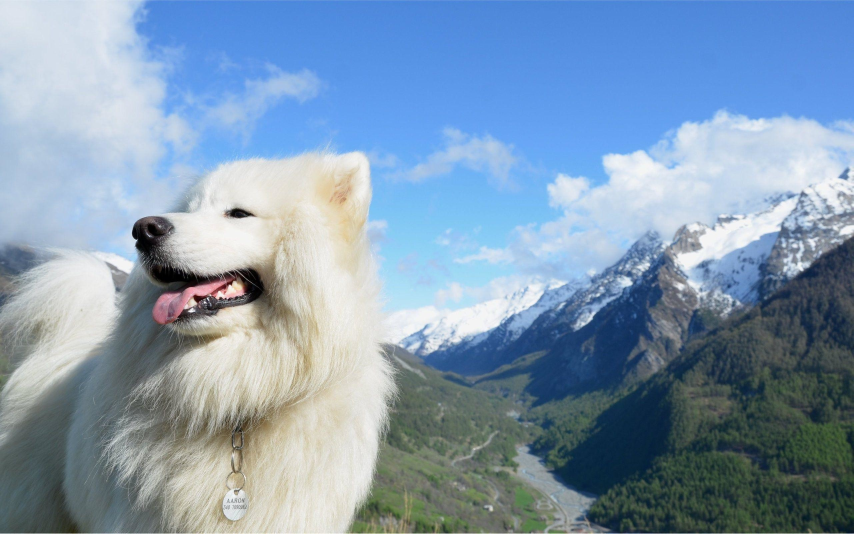
#> input picture RushMeParsers/actualdog.jpg, 2560 x 1600 px (shown at 1/3 size)
$ python resizing.py actualdog.jpg   (older library calls are emulated)
#> lines starting #> are read from the running program, lines starting #| are printed output that depends on the picture
import os
import sys
from PIL import Image

semiSize = [1920, 1080]
smallSize = [640,480]

infile = sys.argv[1]

outfileSmall = os.path.splitext(infile)[0] + 'small.jpg'
outfileSemi = os.path.splitext(infile)[0] + 'semi.jpg'

try:
    im = Image.open(infile)
#> im is the input picture: PIL image 2560x1600 RGB; mean R, G, B 129.8, 153.8, 177
    width, height = im.size
#> width = 2560; height = 1600
    ratio = int(width/480)
#> ratio = 5
    width = 480
    height = int(height/ratio)
#> height = 320
    im = im.resize([int(height), int(width)],Image.ANTIALIAS)
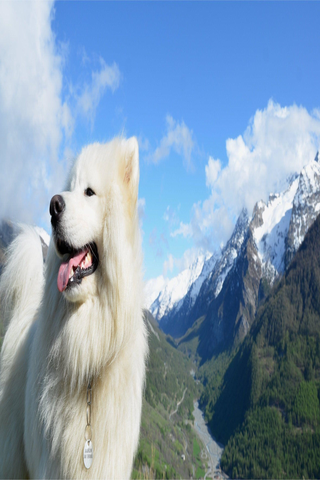
#> im: PIL image 320x480 RGB; mean R, G, B 129.8, 153.8, 177
    im.save(outfileSmall, "JPEG")
except IOError:
    print ('cannot create thumbnail for ', infile)

try:
    im = Image.open(infile)
    width, height = im.size
#> height = 1600
    ratio = int(width/1080)
#> ratio = 2
    width = 1080
    height = int(height/ratio)
#> height = 800
    im = im.resize([int(height), int(width)],Image.ANTIALIAS)
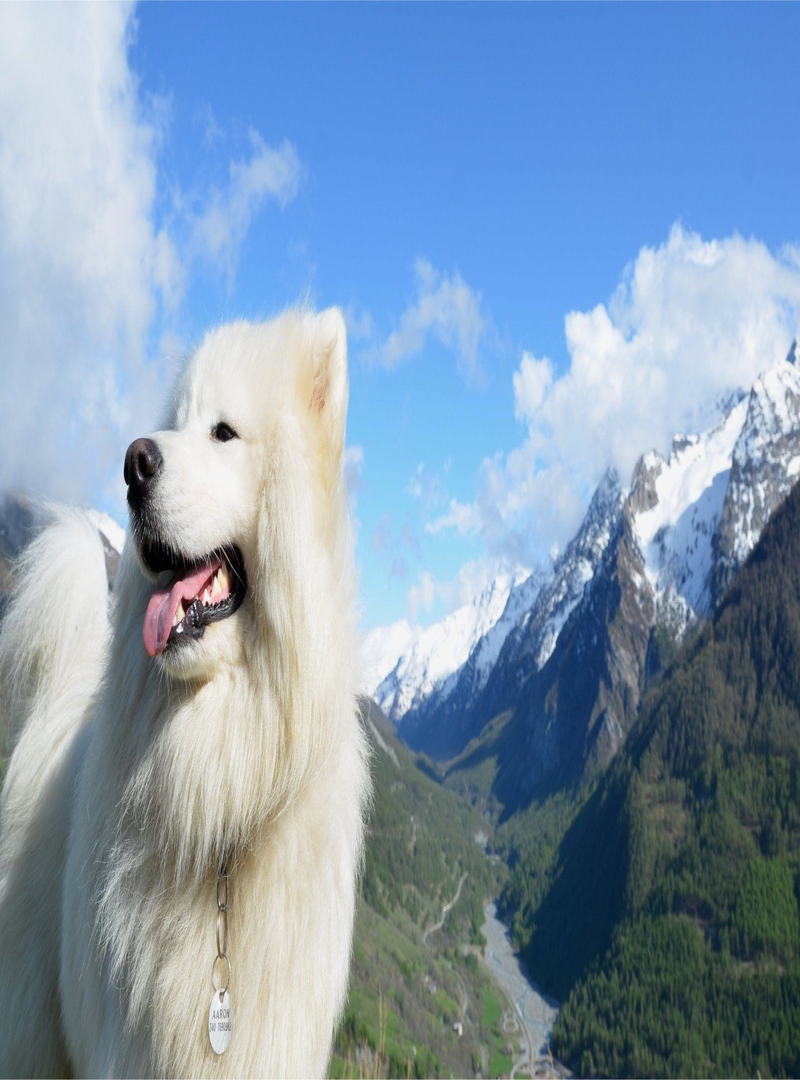
#> im: PIL image 800x1080 RGB; mean R, G, B 129.8, 153.8, 177
    im.save(outfileSemi, "JPEG")
except IOError:
    print ('cannot create thumbnail for ', infile)
